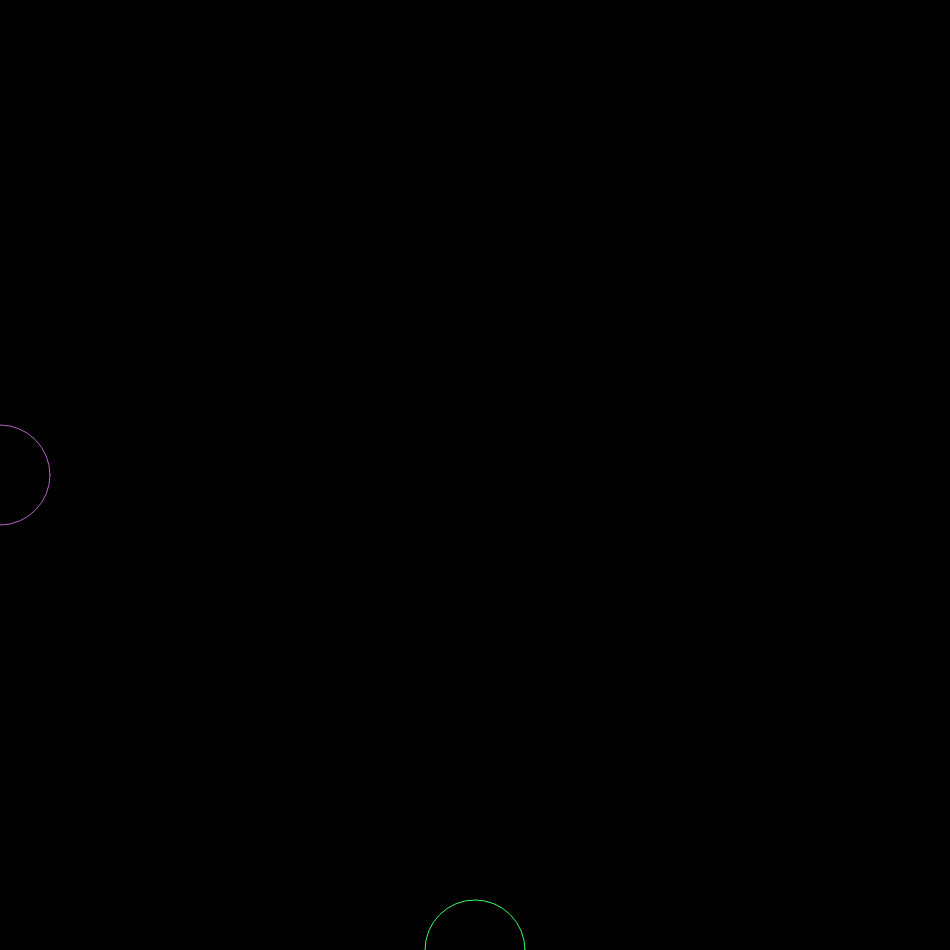
Frame 1 (no input)
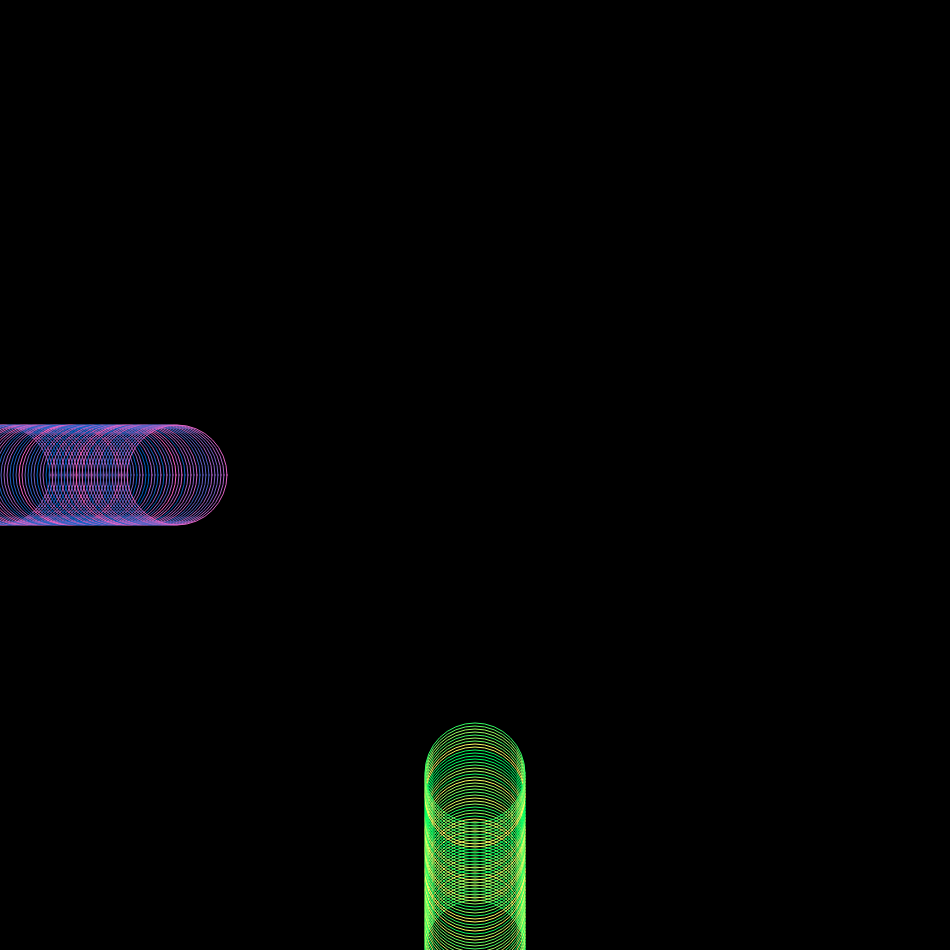
Frame 60 (no input)
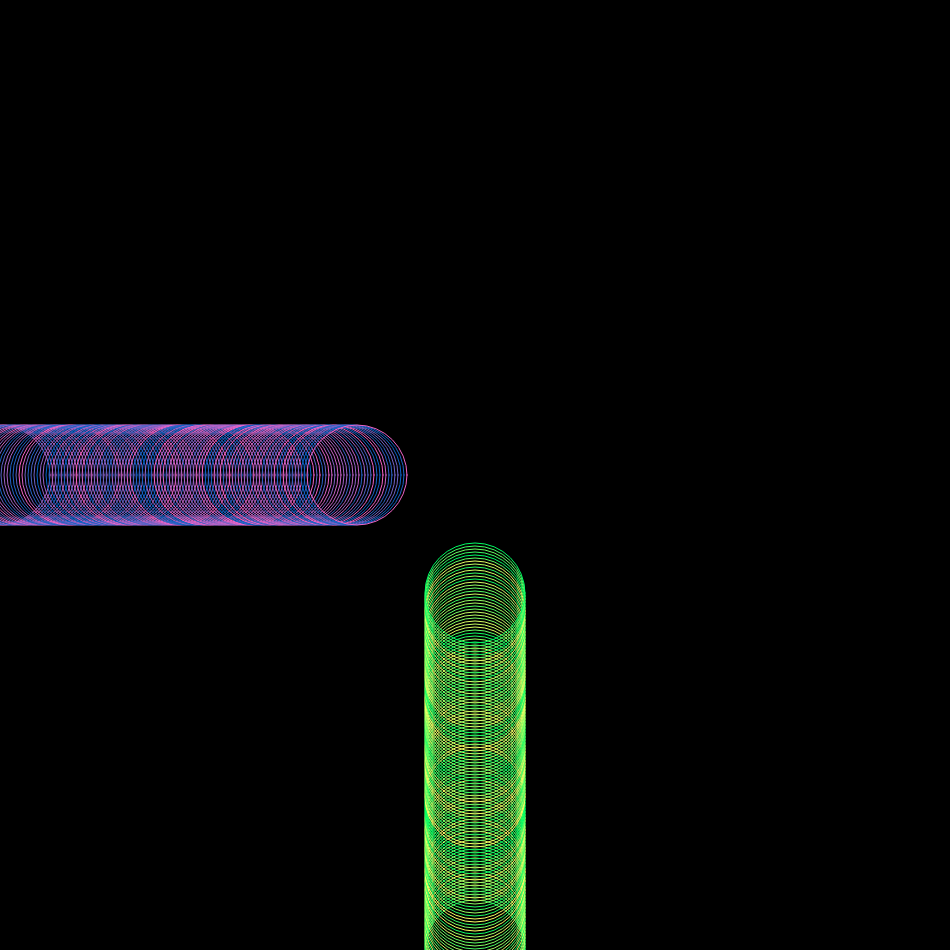
Frame 120 (the mouse pressed at the canvas centre since frame 60)

The p5.js sketch that drew these frames (run headless with seeded random() and noise() and a simulated clock; from frame 60 on, the mouse is pressed at the canvas centre):

// p5.js sketch
// ── sketch.js
var x = 0;
var y = 950;
var speed = 3;

function setup() {
    // proce55ing
	createCanvas(950,950);
	background(0);
}

function draw() {
	stroke(random(255),100,200);
	strokeWeight(1);
	noFill();
	ellipse(x,475,100,100);

	if (x > width) {
		speed = -2;
	}
		

stroke(random(255),255,100);
	strokeWeight(1);
	noFill();
	ellipse(475,y,100,100);

  if (y > height){
  	speed = 1;
}


x = x + speed;
  	y = y - speed;
		
  }
